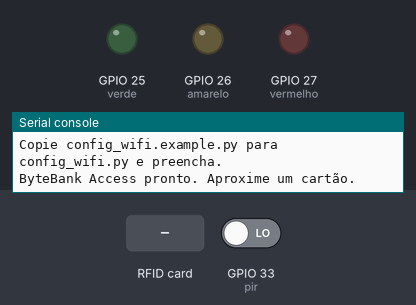
Simulated run of this program. Board: ESP32 board running MicroPython. Parts: output pins drawn as LEDs (lit = HIGH), the last lines printed to the serial console. Dashed ring = blinking. The test bench sets the inputs (shaded band); at power-on: GPIO 33 (pir) LOW. The interpreter's speed is modelled, so counts of loop turns are approximate; library files of the repository ran but are not shown: mfrc522.py; pins used as bus, display or sensor lines are not drawn.

Above: at 1.3 s.
1.4 s: RFID card 5E 7A 19 C4 held to the reader
At 1.55 s:
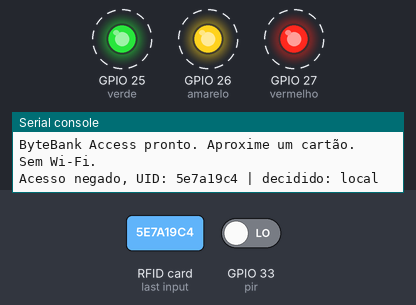
4.4 s: GPIO 33 (pir) driven HIGH
Timing chart, 0 to 7.4 s (numbered marks = the images above; inputs shaded):
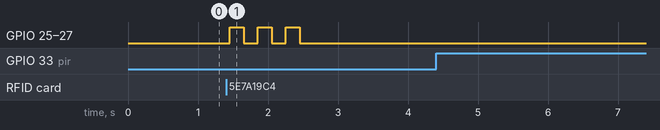

The program:

main.py
```python
# main.py - ByteBank Access (ESP32 + MicroPython)
#
# O boot.py já conectou no Wi-Fi. Aqui o ESP32:
#   1. lê o cartão no leitor RFID (RC522) e manda o UID para a API;
#   2. a API responde se o acesso foi liberado e qual a categoria da pessoa;
#   3. acende verde para qualquer acesso liberado;
#   4. guarda o acesso no Ring Buffer (últimos 20) e na Tabela Hash local (cache);
#   5. de 2 em 2 segundos pergunta à API se o dashboard mandou algum comando.

import time
import network
import urequests
from machine import Pin
from mfrc522 import MFRC522
from estruturas import RingBuffer, TabelaCartoes

# Pinos do ESP32 (os mesmos do README)
PINO_SCK, PINO_MOSI, PINO_MISO, PINO_RST, PINO_SDA = 18, 23, 19, 22, 5
PINO_PIR = 33

# Verde indica acesso liberado; as três luzes piscam em caso de negação ou alarme.
LEDS = {
    "vermelho": Pin(27, Pin.OUT),
    "amarelo": Pin(26, Pin.OUT),
    "verde": Pin(25, Pin.OUT),
}

# Endereço da API (api/app.py), definido em config_wifi.py para esta rede.
try:
    from config_wifi import URL_API
except ImportError:
    URL_API = "http://192.168.0.20:5000"

SEGUNDOS_LUZ = 3                  # tempo que a luz fica acesa
INTERVALO_MESMO_CARTAO_MS = 2000  # ignora o mesmo cartão lido de novo logo em seguida
INTERVALO_COMANDOS_MS = 2000      # de quanto em quanto tempo pergunta por comandos

# Tabela Hash local: guarda os cartões que a API já liberou.
# Se o Wi-Fi cair, a placa ainda reconhece esses cartões (autenticação local).
cartoes = TabelaCartoes()

# Ring Buffer: os 20 últimos acessos ficam na memória da placa.
ultimos_acessos = RingBuffer(20)


def apagar_luzes():
    for led in LEDS.values():
        led.value(0)


def piscar_todas(vezes=3):
    """Cartão negado ou alarme: as três luzes piscam juntas."""
    for _ in range(vezes):
        for led in LEDS.values():
            led.value(1)
        time.sleep_ms(200)
        apagar_luzes()
        time.sleep_ms(200)


def acender_verde():
    LEDS["verde"].value(1)
    time.sleep(SEGUNDOS_LUZ)
    apagar_luzes()


def ler_uid(leitor):
    """Devolve o UID do cartão em texto hexadecimal, ou None se não tem cartão."""
    uid = leitor.read_uid()
    return bytes(uid).hex() if uid is not None else None


def tem_wifi():
    return network.WLAN(network.STA_IF).isconnected()


def perguntar_api(uid, presenca):
    """Manda o UID para a API. Devolve o JSON da resposta, ou None se falhou."""
    if not tem_wifi():
        print("Sem Wi-Fi.")
        return None
    try:
        resposta = urequests.post(URL_API + "/acessos", json={"uid": uid, "presenca": presenca})
        print("Servidor respondeu:", resposta.status_code)
        dados = resposta.json() if resposta.status_code == 201 else None
        resposta.close()
        return dados
    except (OSError, ValueError) as erro:
        print("Falha ao enviar:", erro)
        return None


def tratar_cartao(uid, presenca):
    """Pergunta à API, acende a luz e guarda o acesso no Ring Buffer."""
    resposta = perguntar_api(uid, presenca)

    if resposta is not None:
        # A API decidiu. Se liberou, guarda na Tabela Hash local.
        categoria = resposta.get("categoria")
        resultado = resposta.get("resultado")
        if resultado == "liberado":
            cartoes.cadastrar(uid, resposta.get("nome"), categoria)
        origem = "api"
    else:
        # Sem API: usa a Tabela Hash local (só conhece cartões já liberados antes).
        achado = cartoes.buscar(uid)
        categoria = achado[1] if achado else None
        resultado = "liberado" if achado else "negado"
        origem = "local"

    if resultado == "liberado":
        print("Acesso liberado | categoria:", categoria, "| decidido:", origem)
        acender_verde()
    else:
        print("Acesso negado, UID:", uid, "| decidido:", origem)
        piscar_todas()

    ultimos_acessos.adicionar({
        "uid": uid,
        "categoria": categoria,
        "resultado": resultado,
        "presenca": presenca,
        "origem": origem,
        "uptime_ms": time.ticks_ms(),
    })
    print("Ring Buffer:", len(ultimos_acessos), "de 20 acessos guardados")


def executar_comando(comando):
    """Comandos que vêm do dashboard."""
    print("Comando recebido:", comando)
    if comando == "liberar":
        acender_verde()
    elif comando == "alarme":
        piscar_todas(vezes=6)
    elif comando == "resetar":
        ultimos_acessos.limpar()
        print("Ring Buffer zerado.")


def buscar_comando():
    """Pergunta à API se tem comando pendente. Devolve o nome do comando ou None."""
    if not tem_wifi():
        return None
    try:
        resposta = urequests.get(URL_API + "/comandos/proximo")
        dados = resposta.json() if resposta.status_code == 200 else {}
        resposta.close()
        return dados.get("comando")
    except (OSError, ValueError):
        return None


def rodar():
    apagar_luzes()
    # PULL_DOWN: sem o PIR ligado, o pino fica em 0 e não inventa presença
    pir = Pin(PINO_PIR, Pin.IN, Pin.PULL_DOWN)

    try:
        leitor = MFRC522(PINO_SCK, PINO_MOSI, PINO_MISO, PINO_RST, PINO_SDA)
    except (RuntimeError, OSError) as erro:
        print("Leitor RFID não respondeu:", erro)
        return

    print("ByteBank Access pronto. Aproxime um cartão.")
    ultimo_uid = None
    ultimo_tempo = 0
    ultimo_comando = time.ticks_ms() - INTERVALO_COMANDOS_MS  # já pergunta na primeira volta
    havia_presenca = False

    while True:
        presenca = pir.value() == 1
        if presenca and not havia_presenca:
            print("Presença detectada perto da porta.")
        havia_presenca = presenca

        try:
            uid = ler_uid(leitor)
        except OSError as erro:
            print("Erro de leitura no RFID:", erro)
            uid = None

        if uid is not None:
            agora = time.ticks_ms()
            repetido = uid == ultimo_uid and time.ticks_diff(agora, ultimo_tempo) < INTERVALO_MESMO_CARTAO_MS
            if not repetido:
                tratar_cartao(uid, presenca)
            ultimo_uid = uid
            ultimo_tempo = time.ticks_ms()

        agora = time.ticks_ms()
        if time.ticks_diff(agora, ultimo_comando) >= INTERVALO_COMANDOS_MS:
            comando = buscar_comando()
            if comando:
                executar_comando(comando)
            ultimo_comando = agora

        time.sleep_ms(100)


try:
    rodar()
except KeyboardInterrupt:
    apagar_luzes()
    print("Encerrado.")
```

estruturas.py
```python
# estruturas.py - estruturas de dados do ByteBank Access
#
# Tabela Hash: acha o cartão na hora, sem percorrer lista (busca em O(1)).
# Ring Buffer: guarda só os últimos acessos, sem crescer sem parar na memória.


class RingBuffer:
    """Fila circular de tamanho fixo.

    Quando enche, o item novo toma o lugar do mais antigo.
    """

    def __init__(self, capacidade=20):
        self.capacidade = capacidade
        self.dados = [None] * capacidade
        self.inicio = 0    # posição do item mais antigo
        self.tamanho = 0   # quantos itens existem agora

    def adicionar(self, item):
        fim = (self.inicio + self.tamanho) % self.capacidade
        self.dados[fim] = item
        if self.tamanho < self.capacidade:
            self.tamanho += 1
        else:
            # Estava cheio: o mais antigo foi sobrescrito, o início avança
            self.inicio = (self.inicio + 1) % self.capacidade

    def listar(self):
        """Devolve os itens do mais antigo para o mais novo."""
        return [self.dados[(self.inicio + i) % self.capacidade]
                for i in range(self.tamanho)]

    def limpar(self):
        """Zera a fila (comando "resetar" do dashboard)."""
        self.inicio = 0
        self.tamanho = 0

    def __len__(self):
        return self.tamanho


class TabelaCartoes:
    """Tabela Hash (dicionário) com os cartões cadastrados.

    A chave é o UID do cartão e o valor é (nome, categoria).
    """

    def __init__(self):
        self.cartoes = {}

    def cadastrar(self, uid, nome, categoria):
        self.cartoes[uid] = (nome, categoria)

    def buscar(self, uid):
        """Devolve (nome, categoria) ou None se o cartão não existe."""
        return self.cartoes.get(uid)
```

boot.py
```python
# boot.py - ByteBank Access (ESP32 com MicroPython)
#
# O MicroPython executa este arquivo sozinho quando a placa liga ou reinicia,
# antes do main.py. A função aqui é uma só: conectar o ESP32 ao Wi-Fi para que
# o main.py consiga enviar os acessos para a API.
#
# O nome e a senha da rede ficam em config_wifi.py, que NÃO vai para o GitHub.
# Use o config_wifi.example.py como modelo.

import network
import time

try:
    from config_wifi import WIFI_SSID, WIFI_SENHA
except ImportError:
    WIFI_SSID = None
    WIFI_SENHA = None

TENTATIVAS = 3        # quantas vezes tenta conectar antes de desistir
TEMPO_LIMITE_S = 15   # segundos de espera em cada tentativa

wlan = network.WLAN(network.STA_IF)  # STA_IF: a placa entra em uma rede existente


def conectar_wifi():
    """Conecta ao Wi-Fi. Devolve True se conectou e False se não conseguiu.

    Não levanta exceção: se o Wi-Fi falhar, a placa continua ligada e o
    main.py decide o que fazer (por exemplo, guardar os acessos na fila local).
    """
    if WIFI_SSID is None:
        print("Erro: config_wifi.py não encontrado na placa.")
        print("Copie config_wifi.example.py para config_wifi.py e preencha.")
        return False

    wlan.active(True)

    if wlan.isconnected():
        print("Wi-Fi já estava conectado. IP:", wlan.ifconfig()[0])
        return True

    for tentativa in range(1, TENTATIVAS + 1):
        print("Conectando à rede '{}' (tentativa {} de {})...".format(
            WIFI_SSID, tentativa, TENTATIVAS))

        try:
            wlan.connect(WIFI_SSID, WIFI_SENHA)
        except OSError as erro:
            # Falha do próprio rádio Wi-Fi da placa
            print("Erro de hardware no Wi-Fi:", erro)
            time.sleep(2)
            continue

        # Espera até 1 segundo por vez, até conectar ou estourar o tempo
        for _ in range(TEMPO_LIMITE_S):
            if wlan.isconnected():
                print("Wi-Fi conectado! IP:", wlan.ifconfig()[0])
                return True
            time.sleep(1)

        print("Não conectou a tempo. Código de status:", wlan.status())
        wlan.disconnect()

    print("Não foi possível conectar ao Wi-Fi.")
    print("Confira nome, senha e se a rede é 2,4 GHz (o ESP32 não usa 5 GHz).")
    return False


conectar_wifi()
```

Measured:
- after the input at 1.4 s, GPIO 25 (verde), GPIO 26 (amarelo), GPIO 27 (vermelho): alternates HIGH for 0.20 s and LOW for 0.20 s, 6 changes in all, then stays LOW, starting after 0.05 s
